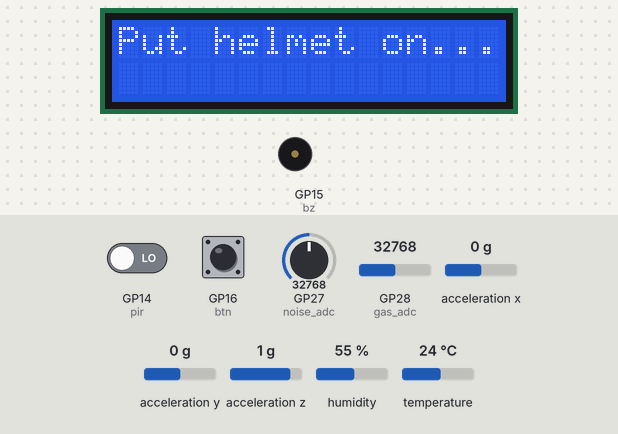
A program run on a simulated Raspberry Pi Pico running MicroPython. On the bench: 16×2 character LCD, buzzer (waves = sounding). Wiring (from the project's diagram.json): DHT22 sensor on GP2, PIR motion sensor on GP14, buzzer on GP15, green button on GP16, potentiometer on GP27, gas sensor on GP28. Inputs (shaded band) come from the test bench; at power-on: GP14 (pir) LOW, GP28 (gas_adc) = 32768, GP27 (noise_adc) = 32768, temperature 24 °C, GP16 (btn) HIGH, acceleration x 0 g, acceleration y 0 g, acceleration z 1 g, humidity 55 % (analog values on the 0–65535 scale). WiFi joins after 1.5 s; random numbers come from a fixed seed; outgoing connections fail; what the program prints to the serial console is not drawn.

Above: at 3.8 s.
3.9 s: GP14 (pir) driven HIGH
At 6.4 s:
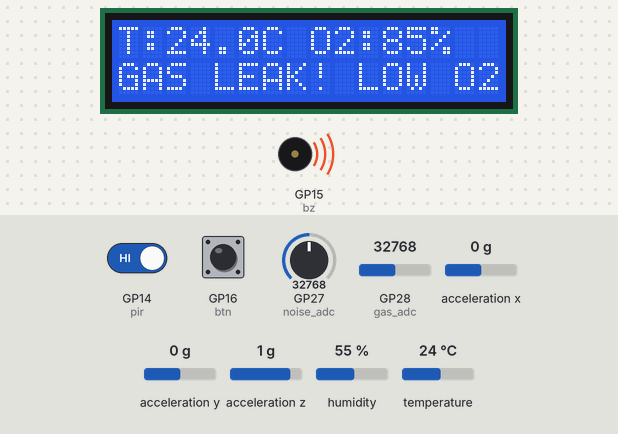
6.9 s: GP28 (gas_adc) set to 18528
At 8.2 s:
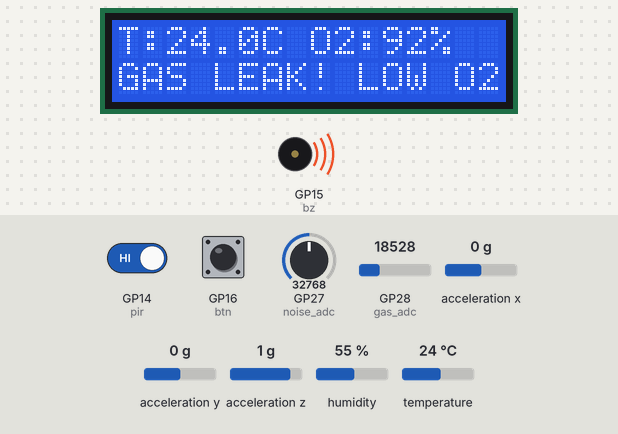
8.5 s: GP28 (gas_adc) set to 16400
At 9.4 s:
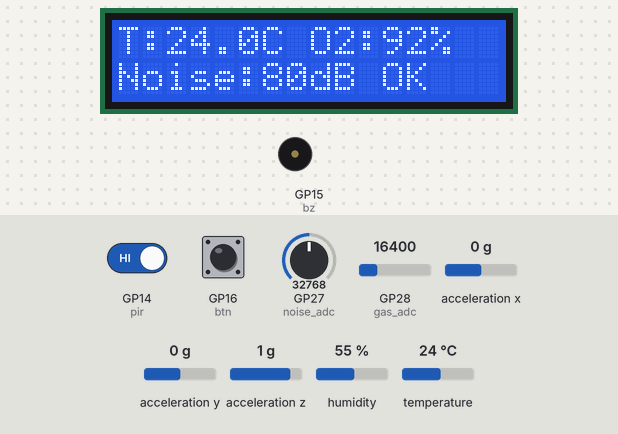
10.1 s: GP27 (noise_adc) set to 35760
At 11.4 s:
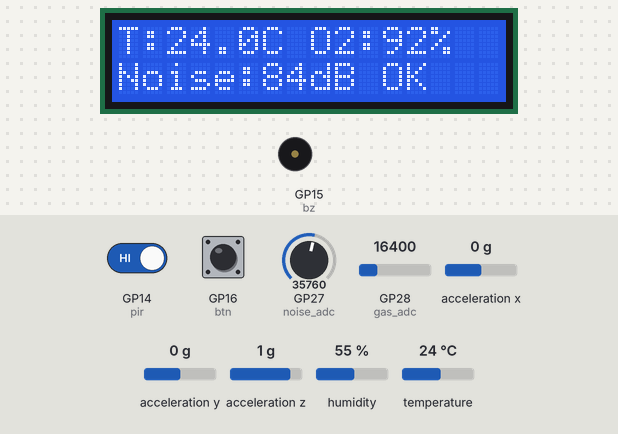
11.7 s: GP27 (noise_adc) set to 37328
At 13.4 s:
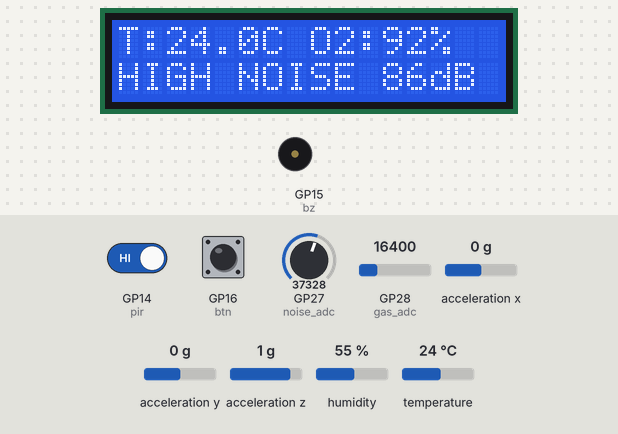
14.3 s: temperature set to 12 °C
At 15.3 s:
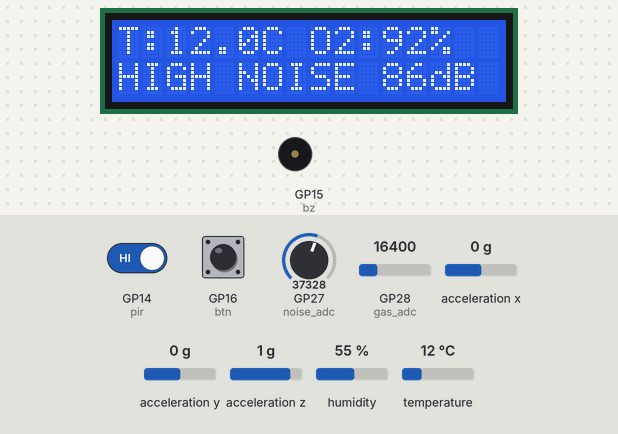
Timing chart, 0 to 17.0 s (numbered marks = the images above; inputs shaded):
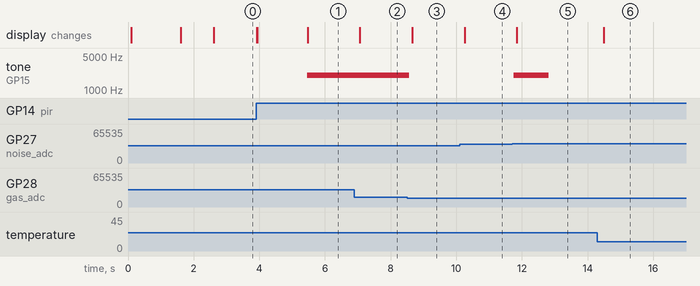

Measured:
- the behaviour switches between 17600 and 17584 on GP28 (gas_adc) (found by bisection; images 2 and 3)
- the behaviour switches between 36896 and 36912 on GP27 (noise_adc) (found by bisection; images 4 and 5)
- after the input at 3.9 s, tone on GP15 (bz): silent → 2000 Hz after 1.6 s; the display: first changes at once (image 1 shows a later state)
- after the input at 6.9 s, the display: changes after 0.17 s (image 2)
- after the input at 8.5 s, tone on GP15 (bz): 2000 Hz → silent after 0.07 s; the display: changes after 0.16 s (image 3)
- after the input at 10.1 s, the display: changes after 0.15 s (image 4)
- after the input at 11.7 s, tone on GP15 (bz): silent → 2000 Hz after 0.06 s, → silent 1.1 s later; the display: changes after 0.14 s (image 5)
- after the input at 14.3 s, the display: changes after 0.20 s (image 6)

The program:

main.py
```python
import network, time, json, math, random, socket
from machine import Pin, I2C, ADC, PWM, UART
from umqtt_simple import MQTTClient
import dht

USE_REAL_GPS = False     # set True on real hardware (UART1: TX=GP4, RX=GP5)

WIFI_SSID, WIFI_PASS = "Wokwi-GUEST", ""
MQTT_HOST = "broker.hivemq.com"
TOPIC_TELE = b"helmet/h01/telemetry"
TOPIC_ALERT = b"helmet/h01/alert"

# Thresholds
TEMP_LIMIT, TEMP_RESET = 45.0, 43.0     # high temp alert above 45 C, clears below 43 C
O2_LIMIT, O2_RESET = 90.0, 92.0         # low oxygen (gas leak) alert below 90 %, clears at 92 % or more
NOISE_LIMIT, NOISE_RESET = 85.0, 80.0   # dB, 85 dB is the usual 8-hour exposure limit
NOISE_BEEP = 1000                       # ms, noise only gives one short beep
FALL_IMPACT_G = 1.8                     # impact spike in g (Wokwi slider max is 2 g, use 2.5-3 on real hardware)
STILL_TOL = 0.15                        # |g - 1| below this means no movement
STILL_TIME = 1500                       # ms of stillness after the impact
CANCEL_WINDOW = 5000                    # ms to cancel the fall alert with the button
WEAR_TIMEOUT = 300000                   # تم زيادة الوقت إلى 5 دقائق حتى لا تفصل الخوذة أثناء الإنذارات أو الثبات
BASE_LAT, BASE_LON = 30.0000, 31.0000   # simulated GPS start point, change it

i2c = I2C(0, sda=Pin(0), scl=Pin(1), freq=400000)
devices = i2c.scan()
MPU = 0x68
LCD_ADDR = 0x27 if 0x27 in devices else 0x3F

sensor_dht = dht.DHT22(Pin(2))
btn = Pin(16, Pin.IN, Pin.PULL_UP)
pir = Pin(14, Pin.IN)
noise_adc = ADC(Pin(27))    # potentiometer simulates the noise sensor
gas_adc = ADC(Pin(28))      # gas sensor AOUT, used as the oxygen sensor
uart = UART(1, baudrate=9600, tx=Pin(4), rx=Pin(5), timeout=10) if USE_REAL_GPS else None

bz = PWM(Pin(15))
bz.freq(2000)
bz.duty_u16(0)

def buzz(on):
    bz.duty_u16(32768 if on else 0)

i2c.writeto_mem(MPU, 0x6B, b'\x00')
i2c.writeto_mem(MPU, 0x1C, b'\x10')    # accelerometer range +-8g
ACC_SCALE = (16384, 8192, 4096, 2048)[(i2c.readfrom_mem(MPU, 0x1C, 1)[0] >> 3) & 3]

class LCD:
    def __init__(self, i2c, addr):
        self.i2c, self.addr, self.bl = i2c, addr, 0x08
        time.sleep_ms(50)
        for c in (0x33, 0x32, 0x28, 0x0C, 0x06, 0x01):
            self._send(c, 0)
            time.sleep_ms(5)

    def _pulse(self, d):
        self.i2c.writeto(self.addr, bytes([d | self.bl | 0x04]))
        self.i2c.writeto(self.addr, bytes([(d | self.bl) & ~0x04]))

    def _send(self, v, mode):
        self._pulse((v & 0xF0) | mode)
        self._pulse(((v << 4) & 0xF0) | mode)

    def clear(self):
        self._send(0x01, 0)
        time.sleep_ms(3)

    def put(self, row, text):
        self._send(0x80 | (0x40 if row else 0), 0)
        for ch in "{:<16}".format(text)[:16]:
            self._send(ord(ch), 1)

lcd = LCD(i2c, LCD_ADDR)

worn = False
last_pir = None
temp_alarm = temp_silenced = gas_alarm = gas_silenced = noise_alarm = False
noise_beep_end = 0
fall_state = 0   # 0 idle, 1 wait for stillness, 2 cancel countdown, 3 alert sent
impact_t = still_t = fall_t = 0
temp, o2, noise = 25.0, 100.0, 40.0
lat, lon = BASE_LAT, BASE_LON
last_tele = last_lcd = last_gps = 0
pending = []

def wifi_connect():
    wlan = network.WLAN(network.STA_IF)
    wlan.active(True)
    wlan.connect(WIFI_SSID, WIFI_PASS)
    lcd.put(0, "Connecting WiFi")
    t0 = time.ticks_ms()
    while not wlan.isconnected():
        if time.ticks_diff(time.ticks_ms(), t0) > 20000:
            print("WiFi timeout, retrying")
            wlan.connect(WIFI_SSID, WIFI_PASS)
            t0 = time.ticks_ms()
        time.sleep_ms(300)
    print("WiFi OK:", wlan.ifconfig())

client = None
last_mqtt_try = None

def mqtt_connect():
    global client, last_mqtt_try
    now = time.ticks_ms()
    if last_mqtt_try is not None and time.ticks_diff(now, last_mqtt_try) < 15000:
        return   # retry the broker at most every 15 s so the helmet loop never blocks
    last_mqtt_try = now
    try:
        s = socket.socket()
        s.settimeout(5)
        s.connect(socket.getaddrinfo(MQTT_HOST, 1883)[0][-1])
        s.close()
        c = MQTTClient("helmet01-" + str(time.ticks_ms()), MQTT_HOST)
        c.connect()
        client = c
        print("MQTT connected")
    except Exception as e:
        print("MQTT connect error:", e)
        client = None

def publish(topic, payload):
    global client
    try:
        if client is None:
            mqtt_connect()
        if client is None:
            return False
        client.publish(topic, json.dumps(payload))
        return True
    except Exception as e:
        print("MQTT publish error:", e)
        client = None
        return False

def publish_alert(kind):
    print("ALERT:", kind)
    pending.append({"type": kind, "temp": temp, "o2": o2, "noise": noise,
                    "lat": round(lat, 6), "lon": round(lon, 6)})

def flush_alerts():
    while pending:
        if publish(TOPIC_ALERT, pending[0]):
            pending.pop(0)
        else:
            break

def publish_tele():
    alarms = [n for n, a in (("TEMP", temp_alarm), ("GAS", gas_alarm), ("NOISE", noise_alarm), ("FALL", fall_state >= 2)) if a]
    print("T:{:.1f}C O2:{:.0f}% Noise:{:.0f}dB Worn:{} GPS:{:.5f},{:.5f} Alarms:{}".format(
        temp, o2, noise, int(worn), lat, lon, ",".join(alarms) or "none"))
    publish(TOPIC_TELE, {"temp": temp, "o2": o2, "noise": noise,
                         "lat": round(lat, 6), "lon": round(lon, 6),
                         "worn": 1 if worn else 0,
                         "fall": 1 if fall_state >= 2 else 0})

def read_acc_g():
    d = i2c.readfrom_mem(MPU, 0x3B, 6)
    def s16(h, l):
        v = (h << 8) | l
        return v - 65536 if v > 32767 else v
    x = s16(d[0], d[1]) / ACC_SCALE
    y = s16(d[2], d[3]) / ACC_SCALE
    z = s16(d[4], d[5]) / ACC_SCALE
    return math.sqrt(x * x + y * y + z * z)

def update_gps():
    global lat, lon, last_gps
    if USE_REAL_GPS:
        while uart.any():
            line = uart.readline()
            if not line:
                break
            try:
                s = line.decode()
            except Exception:
                continue
            if s[3:6] == "GGA":
                p = s.split(",")
                if len(p) > 6 and p[6] not in ("", "0") and p[2] and p[4]:
                    la, lo = float(p[2]), float(p[4])
                    lat = int(la / 100) + (la % 100) / 60
                    lon = int(lo / 100) + (lo % 100) / 60
                    if p[3] == "S": lat = -lat
                    if p[5] == "W": lon = -lon
    else:
        now = time.ticks_ms()
        if time.ticks_diff(now, last_gps) > 2000:
            last_gps = now
            lat += (random.random() - 0.5) * 0.00006
            lon += (random.random() - 0.5) * 0.00006

def check_wear():
    global worn, last_pir, temp_alarm, gas_alarm, noise_alarm, fall_state
    now = time.ticks_ms()
    if pir.value():
        last_pir = now
    now_worn = last_pir is not None and time.ticks_diff(now, last_pir) < WEAR_TIMEOUT
    if now_worn and not worn:
        worn = True
        lcd.clear()
        lcd.put(0, "Helmet ON")
        lcd.put(1, "System started")
        time.sleep_ms(1500)
    elif not now_worn and worn:
        worn = False
        temp_alarm = gas_alarm = noise_alarm = False
        fall_state = 0
        buzz(False)
        lcd.clear()
        lcd.put(0, "Helmet OFF")
        lcd.put(1, "System standby")

def check_temp(ack):
    global temp, temp_alarm, temp_silenced
    try:
        sensor_dht.measure()
        temp = sensor_dht.temperature()
    except OSError:
        pass
    if temp > TEMP_LIMIT and not temp_alarm:
        temp_alarm, temp_silenced = True, False
        publish_alert("high_temp")
    if temp_alarm and temp < TEMP_RESET:
        temp_alarm = temp_silenced = False
    if temp_alarm and ack:
        temp_silenced = True

def check_gas(ack):
    global o2, gas_alarm, gas_silenced
    gas_pct = gas_adc.read_u16() / 65535 * 100
    o2 = round(100 - gas_pct * 0.3, 1)   # simulation: more gas = less oxygen (100 % gas reading = 70 % O2)
    if o2 < O2_LIMIT and not gas_alarm:
        gas_alarm, gas_silenced = True, False
        publish_alert("gas")
    elif gas_alarm and o2 >= O2_RESET:
        gas_alarm = gas_silenced = False
    if gas_alarm and ack:
        gas_silenced = True

def check_noise():
    global noise, noise_alarm, noise_beep_end
    noise = round(40 + noise_adc.read_u16() / 65535 * 80, 1)   # potentiometer maps to 40-120 dB
    if noise > NOISE_LIMIT and not noise_alarm:
        noise_alarm = True
        noise_beep_end = time.ticks_add(time.ticks_ms(), NOISE_BEEP)
    elif noise_alarm and noise < NOISE_RESET:
        noise_alarm = False

def check_fall(ack):
    global fall_state, impact_t, still_t, fall_t
    g = read_acc_g()
    now = time.ticks_ms()
    if fall_state == 0:
        if g > FALL_IMPACT_G:
            fall_state, impact_t, still_t = 1, now, None
    elif fall_state == 1:
        if abs(g - 1.0) < STILL_TOL:
            if still_t is None:
                still_t = now
            if time.ticks_diff(now, still_t) >= STILL_TIME:
                fall_state, fall_t = 2, now
        else:
            still_t = None
        if time.ticks_diff(now, impact_t) > 8000:
            fall_state = 0
    elif fall_state == 2:
        if ack:
            fall_state = 0
        elif time.ticks_diff(now, fall_t) >= CANCEL_WINDOW:
            publish_alert("fall")
            fall_state = 3
    elif fall_state == 3:
        if ack:
            fall_state = 0

def update_outputs():
    global last_lcd
    now = time.ticks_ms()
    beep = time.ticks_diff(noise_beep_end, now) > 0
    buzz((temp_alarm and not temp_silenced) or (gas_alarm and not gas_silenced)
         or beep or fall_state >= 2)
    if time.ticks_diff(now, last_lcd) < 500:
        return
    last_lcd = now
    l0 = "T:{:.1f}C O2:{:.0f}%".format(temp, o2)
    if fall_state == 2:
        left = (CANCEL_WINDOW - time.ticks_diff(now, fall_t)) // 1000 + 1
        l1 = "FALL? BTN {}s".format(left)
    elif fall_state == 3:
        l1 = "FALL ALERT SENT"
    elif temp_alarm:
        l1 = "HIGH TEMPERATURE"
    elif gas_alarm:
        l1 = "GAS LEAK! LOW O2"
    elif noise_alarm:
        l1 = "HIGH NOISE {:.0f}dB".format(noise)
    else:
        l1 = "Noise:{:.0f}dB OK".format(noise)
    lcd.put(0, l0)
    lcd.put(1, l1)

wifi_connect()
lcd.put(0, "Connecting MQTT")
mqtt_connect()
lcd.clear()
lcd.put(0, "Put helmet on...")

while True:
    check_wear()
    if not worn:
        flush_alerts()
        time.sleep_ms(100)
        continue
    ack = (btn.value() == 0)
    update_gps()
    check_temp(ack)
    check_gas(ack)
    check_noise()
    check_fall(ack)
    update_outputs()
    flush_alerts()
    if time.ticks_diff(time.ticks_ms(), last_tele) > 2000:
        last_tele = time.ticks_ms()
        publish_tele()
    time.sleep_ms(50)
```
